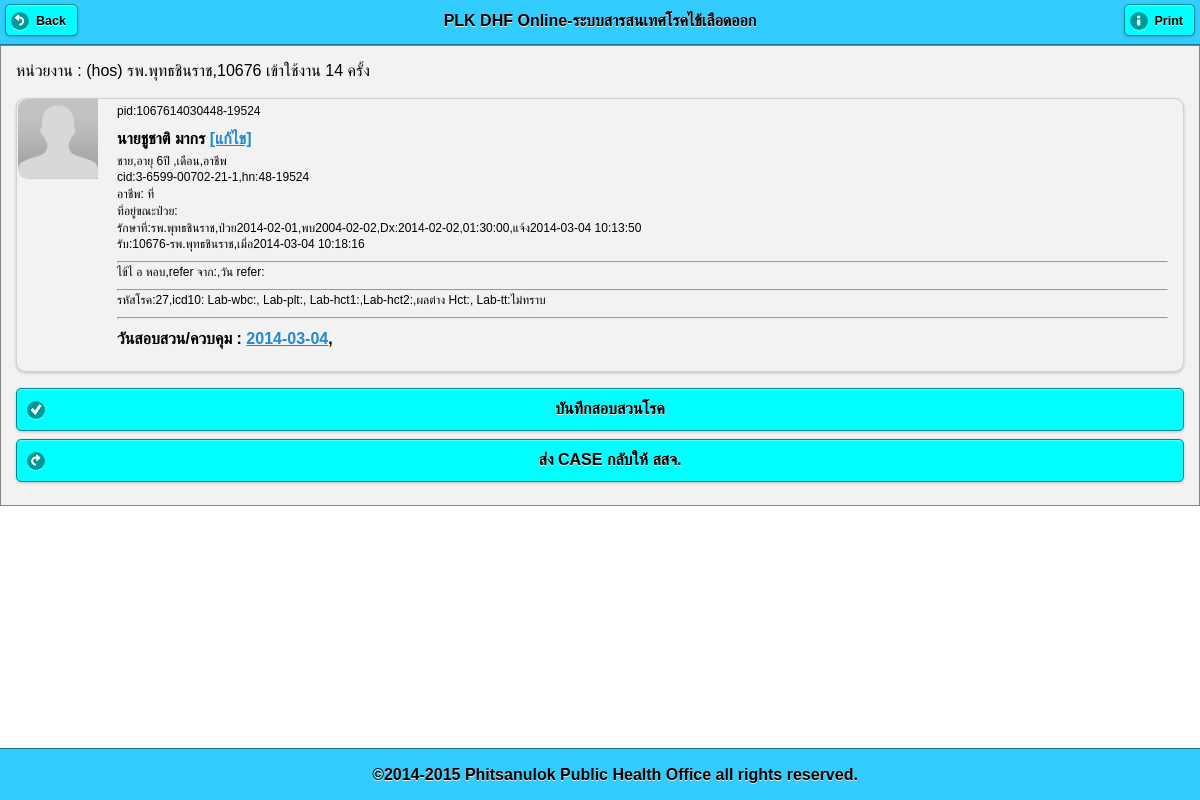
The page /pt_info.php?pid=1067614030448-19524&hos_own=y (signed in) on the database its author committed.
### tables this page shows
CREATE TABLE `patient_hos` (
  `pid` varchar(100) NOT NULL default '',
  `datetime_send` datetime default NULL,
  `office_own` varchar(5) default NULL,
  `user_own` varchar(50) default NULL,
  `hn` varchar(100) default NULL,
  `prename` varchar(100) default NULL,
  `sex` varchar(25) default NULL,
  `name` varchar(100) default NULL,
  `lname` varchar(100) default NULL,
  `cid` varchar(100) default NULL,
  `bdate` date default NULL,
  `agey` varchar(100) default NULL,
  `agem` varchar(100) default NULL,
  `pt_tel` varchar(100) default NULL,
  `family` varchar(255) default NULL,
  `occupat` varchar(100) default NULL,
  `school_workplace` varchar(255) default NULL,
  `code506` varchar(100) default NULL,
  `icd10` varchar(100) default NULL,
  `pt_type` varchar(100) default NULL,
  `doctor` varchar(100) default NULL,
  `date_dx` date default NULL,
  `time_dx` time default NULL,
  `date_ill` date default NULL,
  `date_found` date default NULL,
  `pt_status` varchar(100) default NULL,
  `symtom` varchar(255) default NULL,
  `refer_from` varchar(255) default NULL,
  `date_refer` date default NULL,
  `amp` varchar(4) default NULL,
  `tmb` varchar(6) default NULL,
  `moo` varchar(8) default NULL,
  `road` varchar(100) default NULL,
  `addr` varchar(100) default NULL,
  `soi` varchar(100) default NULL,
  `villa` varchar(100) default NULL,
  `lab_wbc` varchar(100) default NULL,
  `note_text` varchar(255) default NULL,
  `lab_plt` varchar(100) default NULL,
  `lab_hct1` varchar(100) default NULL,
  `lab_hct2` varchar(100) default NULL,
  `lab_hct_diff` varchar(100) default NULL,
  `lab_tt` varchar(100) default NULL,
  `send_to_amp` varchar(4) default NULL,
  `sender` varchar(255) default NULL,
  `img_pt` varchar(255) default NULL,
  `send_back_by` varchar(25) default NULL,
  PRIMARY KEY  (`pid`)
);

CREATE TABLE `user` (
  `user` varchar(25) NOT NULL default '',
  `pass` varchar(25) default NULL,
  `pcucode` varchar(25) default NULL,
  `hserv` varchar(9) default NULL,
  `off_type` varchar(10) default NULL,
  `off_name` varchar(100) default NULL,
  `prov` varchar(2) default NULL,
  `amp` varchar(4) default NULL,
  `tmb` varchar(6) default NULL,
  `level` varchar(255) default NULL,
  `permit` varchar(1) default NULL,
  `login_count` int(11) default NULL,
  `last_login` datetime default NULL,
  PRIMARY KEY  (`user`)
);

CREATE TABLE `patient_home` (
  `id` int(11) NOT NULL auto_increment,
  `pid` varchar(255) NOT NULL,
  `datetime_do` datetime NOT NULL default '0000-00-00 00:00:00',
  `lat` varchar(25) default NULL,
  `lng` varchar(25) default NULL,
  `occupat` varchar(255) default NULL,
  `school_workplace` varchar(255) default NULL,
  `date_ill_diff` varchar(11) default NULL,
  `travel_to` varchar(255) default NULL,
  `date_travel` date default NULL,
  `s1` varchar(255) default NULL,
  `f1` varchar(255) default NULL,
  `ci1` varchar(255) default NULL,
  `s2` varchar(255) default NULL,
  `f2` varchar(255) default NULL,
  `ci2` varchar(255) default NULL,
  `s3` varchar(255) default NULL,
  `f3` varchar(255) default NULL,
  `ci3` varchar(255) default NULL,
  `s4` varchar(255) default NULL,
  `f4` varchar(255) default NULL,
  `hi` varchar(255) default NULL,
  `s5` varchar(255) default NULL,
  `f5` varchar(255) default NULL,
  `ci` varchar(255) default NULL,
  `bi` varchar(255) default NULL,
  `chk_spray` varchar(255) default NULL,
  `num_spray_home` varchar(255) default NULL,
  `chk_destroy` varchar(255) default NULL,
  `num_destroy_home` varchar(255) default NULL,
  `chk_meeting` varchar(255) default NULL,
  `chk_campaign` varchar(255) default NULL,
  `chk_other` varchar(255) default NULL,
  `note_other` varchar(255) default NULL,
  `note_env` varchar(255) default NULL,
  `note_sum` varchar(255) default NULL,
  `reporter` varchar(255) default NULL,
  `img_act` varchar(255) default NULL,
  PRIMARY KEY  (`id`)
);

### pt_info.php (the view, shortened to what this page needs)
<?php
$login_pcucode = $_SESSION['login_pcucode'];
?>
<!DOCTYPE html>
<html>
    <head>
        <?php require 'lib.php'; ?>
    </head>
    <body>
        <?php
        $sql = "select pt.pid,pt.office_own,CONCAT(pt.prename,pt.name,' ',pt.lname) as fullname
,pt.hn,pt.cid
,pt.sex,pt.bdate,pt.agey,pt.agem
,pt.occupat,pt.school_workplace ,
concat(if(pt.addr is null,'-',pt.addr),'  ถ.',if(pt.road is NULL,'-',pt.road) ,' ซ.',pt.soi,'  ม.',SUBSTR(pt.moo,7,2),' บ.',moo.`name`,' ต.',tmb.`name`,' อ.',amp.`name`,' (',pt.villa,')') as address
,off_own.off_name as send_from,pt.date_ill,pt.date_found,pt.date_dx,pt.time_dx,pt.datetime_send
,rp.datetime_receive,rp.pcu_receive as receiver,rp.off_name as receiver1
,pt.icd10,pt.code506,pt.lab_wbc,pt.lab_plt,pt.lab_hct1,pt.lab_hct2,pt.lab_hct_diff,pt.lab_tt,pt.symtom
,pt.refer_from,pt.note_text
from patient_hos pt
LEFT JOIN (select r.*,u.off_name from receive r LEFT JOIN user u on r.pcu_receive = u.pcucode) rp on rp.pid = pt.pid
LEFT JOIN user off_own on off_own.pcucode=pt.office_own
LEFT JOIN moo moo on moo.`code` = pt.moo
LEFT JOIN tmb tmb on tmb.`code`=pt.tmb
LEFT JOIN amp amp on amp.`code` = pt.amp
where pt.pid ='$_GET[pid]'";
        $result = mysql_query($sql);
        $row = mysql_fetch_array($result);
        ?>
        <div data-role="page" id="page-1">
            <div data-role="header" data-position="fixed" data-theme="f">
                <a href="main_screen.php" rel="external"  data-icon="back">Back</a>
                <?php require 'txt_head.php'; ?>
                <a href="#" rel="external" onclick=" window.print();" data-icon="info">Print</a>
            </div>
            <div data-role="content" data-theme="f">
                <?php require 'office_title.php'; ?>
                <ul data-role="listview" data-inset="true">
                    <li data-role="fieldcontain">
                        <img src="img_pt/nopic.png">
                        <p>pid:<?= $row[pid] ?></p>
                        <h2><?= $row[fullname] ?>
                            <?php
                            if ($login_pcucode == $row[office_own]) {
                                echo "<a href = 'frm_edit_pt_hos.php?pid=$row[pid]' rel = 'external'>[แก้ไข]</a>";
                            }
                            ?>
                        </h2>
                        <p><?= $row[sex]?>,อายุ <?= $row[agey] ?>ปี ,<?= $row[agem] ?>เดือน,อาชีพ <?= $row[occupat] ?></p>
                        <p>cid:<?= $row[cid] ?>,hn:<?= $row[hn] ?></p>
                        <p>อาชีพ:<?= $row[occupat] . " ที่ " . $row[school_workplace] . " " . $row[tel] ?></a></p>
                        <p>ที่อยู่ขณะป่วย:<?= $row[address] ?></p>
                        <p>รักษาที่:<?= $row[send_from] ?>,ป่วย<?= $row[date_ill] ?>,พบ<?= $row[date_found] ?>,Dx:<?=$row[date_dx]?>,<?=$row[time_dx]?>,แจ้ง<?= $row[datetime_send] ?></p>
                        <p>รับ:<?= $row[receiver] . "-" . $row[receiver1] ?>,เมื่อ<?= $row[datetime_receive] ?></p>
                        <hr>
                        <p><?=$row[symtom]?>,refer จาก:<?=$row[refer_from]?>,วัน refer:<?=$row[date_refer]?></p>
                        <hr>
                        <p>รหัสโรค:<?= $row[code506] ?>,icd10:<?= $row[icd10] ?>
                            Lab-wbc:<?= $row[lab_wbc] ?>,
                            Lab-plt:<?= $row[lab_plt] ?>,
                            Lab-hct1:<?= $row[lab_hct1].",Lab-hct2:".$row[lab_hct2].",ผลต่าง Hct:".$row[lab_hct_diff] ?>,
                            Lab-tt:<?= $row[lab_tt] ?>
                        </p>
                        <hr>
                        <h4>
                            วันสอบสวน/ควบคุม :
                            <?php
                            $result_invest = mysql_query("select id,date(datetime_do) as dtd from patient_home where pid='$_GET[pid]'");
                            while ($rw = mysql_fetch_array($result_invest)) {
                                ?>
                                <a  href="pt_info_home.php?pid=<?= $_GET[pid] ?>&id=<?= $rw[id] ?>" rel="external"><?= $rw[dtd] ?></a>,
                                <?php
                            }
                            ?>
                        </h4>
                    </li>
                </ul>
                <?php
                if ($row[receiver] == $login_pcucode) {
                    ?>
                    <a href="frm_add_pt_home.php?pid=<?= $row[pid] ?>" rel="external" data-icon ="check" data-role="button">บันทึกสอบสวนโรค</a>
                    <a href="frm_send_back.php?pid=<?= $row[pid] ?>" rel="external" data-icon ="forward" data-role="button">ส่ง CASE กลับให้ สสจ.</a>
                    <?php
                }
                ?>
            </div>
            <div data-role="footer" data-position="fixed" data-theme="f"  class="ui-bar" >
                <?php require 'txt_foot.php'; ?>
            </div>
        </div>
    </body>
</html>

### themes/theme.css (style rules this page uses)
html { font-size: 100%; }
body, input, select, textarea, button, .ui-btn { font-size: 1em; line-height: 1.3; font-family: sans-serif ; }
.ui-field-contain { border-bottom-color: #828282; border-bottom-color: rgba(0,0,0,.15); border-bottom-width: 1px; border-bottom-style: solid; }
.ui-btn, label.ui-btn { font-weight: bold; border-width: 1px; border-style: solid; }
.ui-btn:link { text-decoration: none !important; }
.ui-corner-all { -webkit-border-radius: .6em ; border-radius: .6em ; }
.ui-btn-corner-all, .ui-btn.ui-corner-all, .ui-slider-track.ui-corner-all, .ui-flipswitch.ui-corner-all, .ui-li-count { -webkit-border-radius: .3125em ; border-radius: .3125em ; }
.ui-btn-corner-all, .ui-corner-all { -webkit-background-clip: padding; background-clip: padding-box; }
.ui-shadow { -webkit-box-shadow: 0 1px 3px rgba(0,0,0,.2) ; -moz-box-shadow: 0 1px 3px rgba(0,0,0,.2) ; box-shadow: 0 1px 3px rgba(0,0,0,.2) ; }
.ui-btn-icon-left:after, .ui-btn-icon-right:after, .ui-btn-icon-top:after, .ui-btn-icon-bottom:after, .ui-btn-icon-notext:after { background-color: #666666 ; background-color: rgba(0,0,0,.3) ; background-position: center center; background-repeat: no-repeat; -webkit-border-radius: 1em; border-radius: 1em; }
.ui-overlay-c, .ui-page-theme-c, .ui-page-theme-c .ui-panel-wrapper { background: #f9f9f9 ; border-color: #bbbbbb ; color: #333333 ; text-shadow: 0 1px 0 #f3f3f3 ; }
.ui-body-c, .ui-page-theme-c .ui-body-inherit, html .ui-bar-c .ui-body-inherit, html .ui-body-c .ui-body-inherit, html body .ui-group-theme-c .ui-body-inherit, html .ui-panel-page-container-c { background: #ffffff ; border-color: #dddddd ; color: #333333 ; text-shadow: 0 1px 0 #f3f3f3 ; }
.ui-body-c { border-width: 1px; border-style: solid; }
.ui-page-theme-c a, html .ui-bar-c a, html .ui-body-c a, html body .ui-group-theme-c a { color: #3388cc ; font-weight: bold; }
.ui-page-theme-c .ui-btn, html .ui-bar-c .ui-btn, html .ui-body-c .ui-btn, html body .ui-group-theme-c .ui-btn, html head + body .ui-btn.ui-btn-c, .ui-page-theme-c .ui-btn:visited, html .ui-bar-c .ui-btn:visited, html .ui-body-c .ui-btn:visited, html body .ui-group-theme-c .ui-btn:visited, html head + body .ui-btn.ui-btn-c:visited { background: #f6f6f6 ; border-color: #dddddd ; color: #333333 ; text-shadow: 0 1px 0 #f3f3f3 ; }
.ui-bar-f, .ui-page-theme-f .ui-bar-inherit, html .ui-bar-f .ui-bar-inherit, html .ui-body-f .ui-bar-inherit, html body .ui-group-theme-f .ui-bar-inherit { background: #33ccff ; border-color: #1c708c ; color: #000000 ; text-shadow: 0 1px 0 #eeeeee ; font-weight: bold; }
.ui-bar-f { border-width: 1px; border-style: solid; }
.ui-body-f, .ui-page-theme-f .ui-body-inherit, html .ui-bar-f .ui-body-inherit, html .ui-body-f .ui-body-inherit, html body .ui-group-theme-f .ui-body-inherit, html .ui-panel-page-container-f { background: #f2f2f2 ; border-color: #858585 ; color: #000000 ; text-shadow: 0 1px 0 #eeeeee ; }
.ui-body-f { border-width: 1px; border-style: solid; }
.ui-page-theme-f a, html .ui-bar-f a, html .ui-body-f a, html body .ui-group-theme-f a { color: #000000 ; font-weight: bold; }
.ui-page-theme-f .ui-btn, html .ui-bar-f .ui-btn, html .ui-body-f .ui-btn, html body .ui-group-theme-f .ui-btn, html head + body .ui-btn.ui-btn-f, .ui-page-theme-f .ui-btn:visited, html .ui-bar-f .ui-btn:visited, html .ui-body-f .ui-btn:visited, html body .ui-group-theme-f .ui-btn:visited, html head + body .ui-btn.ui-btn-f:visited { background: #00ffff ; border-color: #008c8c ; color: #000000 ; text-shadow: 0 1px 0 #eeeeee ; }

### rows shown on the page
patient_hos: pid "1067614030448-19524", sex "ชาย", agey "6", cid "3-6599-00702-21-1", hn "48-19524", user.off_name "รพ.พุทธชินราช", date_ill "2014-02-01", date_found "2004-02-02", date_dx "2014-02-02", time_dx "01:30:00", datetime_send "2014-03-04 10:13:50", symtom "ไข้ไ อ หอบ", code506 "27", lab_tt "ไม่ทราบ"
patient_home: rw "2014-03-04"

### other values the page prints
$_SESSION[login_level] "hos"
$_SESSION[login_off_name] "รพ.พุทธชินราช"
$_SESSION[login_pcucode] "10676"
$_SESSION[login_count] "14"
$row[fullname] "นายชูชาติ มากร"
$row[receiver] "10676"
$row[receiver1] "รพ.พุทธชินราช"
$row[datetime_receive] "2014-03-04 10:18:16"
